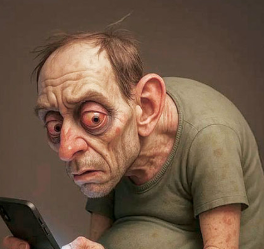
#> input picture plugin-open-platform/GlassSDK/examples/posture_guard/assets/turtle-pose.png, 264 x 249 px
$ python build_sprites.py
#> lines starting #> are read from the running program, lines starting #| are printed output that depends on the picture
#!/usr/bin/env python3
"""Build display-calibrated GRAY4 RLE posture guard sprite."""

import argparse
from pathlib import Path
from typing import List
from PIL import Image, ImageEnhance, ImageFilter, ImageOps

ROOT = Path(__file__).resolve().parent
SOURCE = ROOT / "assets" / "turtle-pose.png"
OUTPUT = ROOT / "turtle_sprites.h"
FRAME_WIDTH = 128
FRAME_HEIGHT = 128
ALPHA_CUTOFF = 24

def quantize(frame: Image.Image) -> List[int]:
    alpha = frame.getchannel("A")
    gray = ImageOps.grayscale(frame)
    gray = ImageEnhance.Contrast(gray).enhance(1.08)
    gray = gray.filter(ImageFilter.UnsharpMask(radius=1, percent=110, threshold=3))
    alpha_pixels = alpha.load()
    gray_pixels = gray.load()
    values = [0] * (FRAME_WIDTH * FRAME_HEIGHT)
    for y in range(FRAME_HEIGHT):
        for x in range(FRAME_WIDTH):
            opacity = alpha_pixels[x, y]
            if opacity < ALPHA_CUTOFF:
                continue
            luminance = gray_pixels[x, y] * opacity // 255
            level = (luminance * 15 + 127) // 255
            values[y * FRAME_WIDTH + x] = max(1, level)
    return values

def encode(values: List[int]) -> bytes:
    output = bytearray()
    start = 0
    while start < len(values):
        value = values[start]
        count = 1
        while (
            start + count < len(values)
            and values[start + count] == value
            and count < 255
        ):
            count += 1
        output.extend((count, value))
        start += count
    return bytes(output)

def main() -> None:
    img = Image.open(SOURCE).convert("RGBA")
#> img is the input picture: PIL image 264x249 RGBA; mean R, G, B, A 114.5, 89.4, 70.6, 255
    img = img.resize((FRAME_WIDTH, FRAME_HEIGHT), Image.Resampling.LANCZOS)
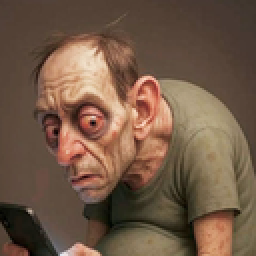
#> img: PIL image 128x128 RGBA (shown 2 times larger); mean R, G, B, A 114.5, 89.4, 70.6, 255
    values = quantize(img)
#> in quantize, `alpha = frame.getchannel("A")`: alpha: PIL image 128x128 L; every value is 255
#> in quantize, `gray = ImageOps.grayscale(frame)`:
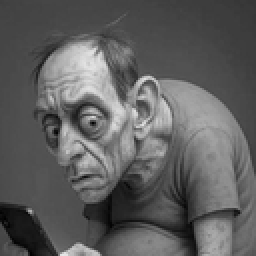
#> gray: PIL image 128x128 L (shown 2 times larger); min 0, max 231, mean 94.8
#> in quantize, `gray = gray.filter(ImageFilter.UnsharpMask(radius=1, percent=110, thre..`:
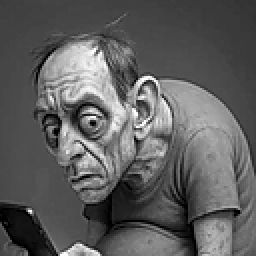
#> gray: PIL image 128x128 L (shown 2 times larger); min 0, max 255, mean 94.5
#> after the loop in quantize, `for y in range(FRAME_HEIGHT):`: values = 16384 values, max 15 at index 3119, min 1 at index 3099, mean 5.59
    data = encode(values)
#> the loop in encode, `while start < len(values):` made 6421 passes
#> (value, start) on passes 1 to 3: (4, 84), (3, 85), (4, 88)
#> after the loop in encode, `while start < len(values):`: start = 16384

    lines = [
        "#ifndef TURTLE_SPRITES_H",
        "#define TURTLE_SPRITES_H",
        "",
        f"#define TURTLE_SPRITE_WIDTH {FRAME_WIDTH}U",
        f"#define TURTLE_SPRITE_HEIGHT {FRAME_HEIGHT}U",
        "",
        "static const uint8_t turtle_sprite_data[] = {"
    ]
    for offset in range(0, len(data), 20):
        chunk = ", ".join(f"0x{value:02X}" for value in data[offset : offset + 20])
        lines.append(f"    {chunk},")
#> this loop made 643 passes
#> offset on passes 2 to 4: 20, 40, 60
#> after the loop, lines = 650 items, first 6: '#ifndef TURTLE_SPRITES_H', '#define TURTLE_SPRITES_H', '', '#define TURTLE_SPRITE_WIDTH 128U', '#define TURTLE_SPRITE_HEIGHT 128U', ''
    lines.extend([
        "};",
        f"static const uint32_t turtle_sprite_size = sizeof(turtle_sprite_data);",
        "",
        "#endif"
    ])
    OUTPUT.write_text("\n".join(lines) + "\n", encoding="ascii")
    print(f"wrote {OUTPUT}: {len(data)} RLE bytes")
#| wrote plugin-open-platform/GlassSDK/examples/posture_guard/turtle_sprites.h: 12842 RLE bytes

if __name__ == "__main__":
    main()
